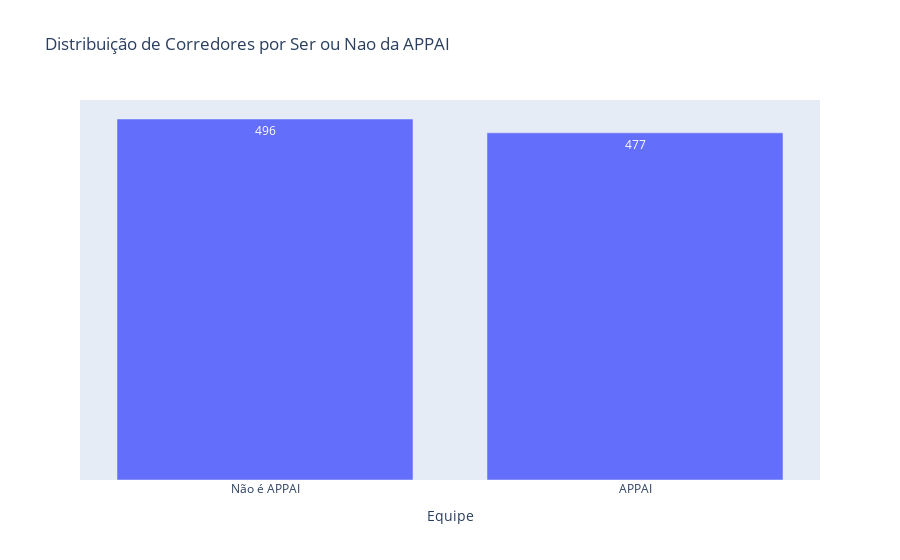

The notebook cell saved with this chart:
### Markdown cell above
* A maior parte dos atletas são da APPAI, portanto vamos ver a composição de quem é APPAI (Associação Beneficente Professores Públicos Ativos e Inativos) e quem nao é APPAI

### Code cell
dados_corrida['Equipe Appai'] = dados_corrida['Equipe'] == 'APPAI'

dados_agrupados_por_categoria = dados_corrida.groupby("Equipe Appai").count()["Num"].reset_index()

figura = px.bar(
    dados_agrupados_por_categoria,
    x = "Equipe Appai",
    y = 'Num',
    text = 'Num',
    title = 'Distribuição de Corredores por Ser ou Nao da APPAI'


)
figura.update_layout(xaxis_title = 'Equipe',
    yaxis=dict(
        showticklabels=False,
        visible=False
    )
)
figura.update_xaxes( tickvals = [False, True], # Valores dos ticks
    ticktext=['Não é APPAI', 'APPAI']  # Textos dos ticks
)
figura.show()

### Figure 1 — Plotly figure (JSON) as saved in the notebook; plotly's stock layout.template omitted (floating-point values rounded to 4 significant figures)
{"data": [{"alignmentgroup": "True", "hovertemplate": "Equipe Appai=%{x}<br>Num=%{text}<extra></extra>", "legendgroup": "", "marker": {"color": "#636efa", "pattern": {"shape": ""}}, "name": "", "offsetgroup": "", "orientation": "v", "showlegend": false, "text": [496, 477], "textposition": "auto", "type": "bar", "x": [false, true], "xaxis": "x", "y": [496, 477], "yaxis": "y"}], "layout": {"barmode": "relative", "legend": {"tracegroupgap": 0}, "title": {"text": "Distribuição de Corredores por Ser ou Nao da APPAI"}, "xaxis": {"anchor": "y", "domain": [0, 1], "ticktext": ["Não é APPAI", "APPAI"], "tickvals": [false, true], "title": {"text": "Equipe"}}, "yaxis": {"anchor": "x", "domain": [0, 1], "showticklabels": false, "title": {"text": "Num"}, "visible": false}}}
